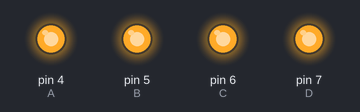
Bench run of a sketch on a simulated Arduino Uno, built with avr-gcc and run on an emulated ATmega328P. Shown: output pins drawn as LEDs (lit = HIGH).

Above: at 0.5 s.
At 2.5 s:
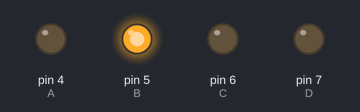
At 3.5 s:
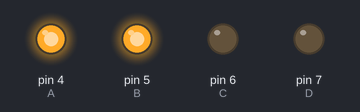
At 5.5 s:
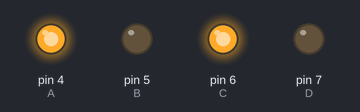
At 8.5 s:
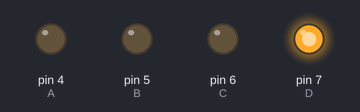
At 11.5 s:
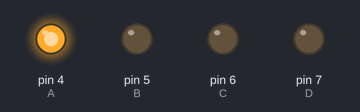
Timing chart, 0 to 13.0 s (numbered marks = the images above):
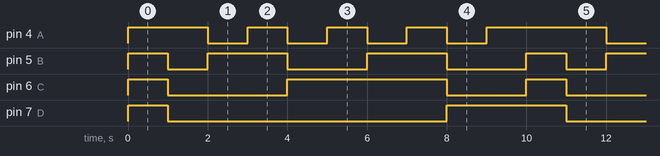

Measured:
- by itself, pin 4 (A): repeats every 10.0 s: 3 × (LOW 1.0 s, HIGH 1.0 s), LOW 1.0 s, HIGH 3.0 s
- by itself, pin 5 (B): repeats every 10.0 s: LOW 1.0 s, 2 × (HIGH 2.0 s, LOW 2.0 s), HIGH 1.0 s
- by itself, pin 6 (C): repeats every 10.0 s: LOW 3.0 s, HIGH 4.0 s, LOW 2.0 s, HIGH 1.0 s
- by itself, pin 7 (D): repeats every 10.0 s: LOW 7.0 s, HIGH 3.0 s

The sketch:

super_turing1.ino
```cpp
int A=4, B=5, C=6, D=7;


int num[10][4] = {
  {A,B,C,D}, //zero
  {A}, //um
  {B}, //dois
  {A,B}, //tres
  {C}, //quatro
  {A,C}, //cinco
  {B,C}, //seis
  {A,B,C}, //sete
  {D}, //oito
  {D,A}, //nove
};

void setup(){
  pinMode(A, OUTPUT);
  pinMode(B, OUTPUT);
  pinMode(C, OUTPUT);
  pinMode(D, OUTPUT);
}

void loop(){
  for(int i=0;i<10;i++){
  	apagaTela();
    numero(i);
    delay(1000);
  }
}
void apagaTela(){
	digitalWrite(A, LOW);
  	digitalWrite(B, LOW);
  	digitalWrite(C, LOW);
  	digitalWrite(D, LOW);
}
void numero(int n){
	for(int i=0;i<4;i++) digitalWrite(num[n][i], HIGH);
}
```
